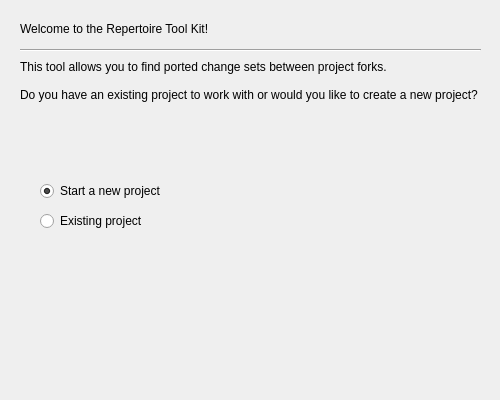
<?xml version="1.0" encoding="UTF-8"?>
<ui version="4.0">
 <class>WelcomePage</class>
 <widget class="QWizardPage" name="WelcomePage">
  <property name="geometry">
   <rect>
    <x>0</x>
    <y>0</y>
    <width>500</width>
    <height>400</height>
   </rect>
  </property>
  <property name="windowTitle">
   <string>WizardPage</string>
  </property>
  <widget class="QRadioButton" name="newProjBtn">
   <property name="geometry">
    <rect>
     <x>40</x>
     <y>180</y>
     <width>181</width>
     <height>22</height>
    </rect>
   </property>
   <property name="text">
    <string>Start a new project</string>
   </property>
   <property name="checked">
    <bool>true</bool>
   </property>
  </widget>
  <widget class="QLabel" name="welcomeInstructions2">
   <property name="geometry">
    <rect>
     <x>20</x>
     <y>60</y>
     <width>461</width>
     <height>111</height>
    </rect>
   </property>
   <property name="text">
    <string>This tool allows you to find ported change sets between project forks.

Do you have an existing project to work with or would you like to create a new project?</string>
   </property>
   <property name="alignment">
    <set>Qt::AlignLeading|Qt::AlignLeft|Qt::AlignTop</set>
   </property>
   <property name="wordWrap">
    <bool>true</bool>
   </property>
  </widget>
  <widget class="Line" name="welcomeBar">
   <property name="geometry">
    <rect>
     <x>20</x>
     <y>40</y>
     <width>461</width>
     <height>20</height>
    </rect>
   </property>
   <property name="sizePolicy">
    <sizepolicy hsizetype="Minimum" vsizetype="Fixed">
     <horstretch>0</horstretch>
     <verstretch>0</verstretch>
    </sizepolicy>
   </property>
   <property name="orientation">
    <enum>Qt::Horizontal</enum>
   </property>
  </widget>
  <widget class="QLabel" name="welcomeInstructions">
   <property name="geometry">
    <rect>
     <x>20</x>
     <y>20</y>
     <width>251</width>
     <height>17</height>
    </rect>
   </property>
   <property name="text">
    <string>Welcome to the Repertoire Tool Kit!</string>
   </property>
  </widget>
  <widget class="QRadioButton" name="existingProjBtn">
   <property name="geometry">
    <rect>
     <x>40</x>
     <y>210</y>
     <width>171</width>
     <height>22</height>
    </rect>
   </property>
   <property name="text">
    <string>Existing project</string>
   </property>
   <property name="checked">
    <bool>false</bool>
   </property>
  </widget>
 </widget>
 <resources/>
 <connections/>
</ui>
